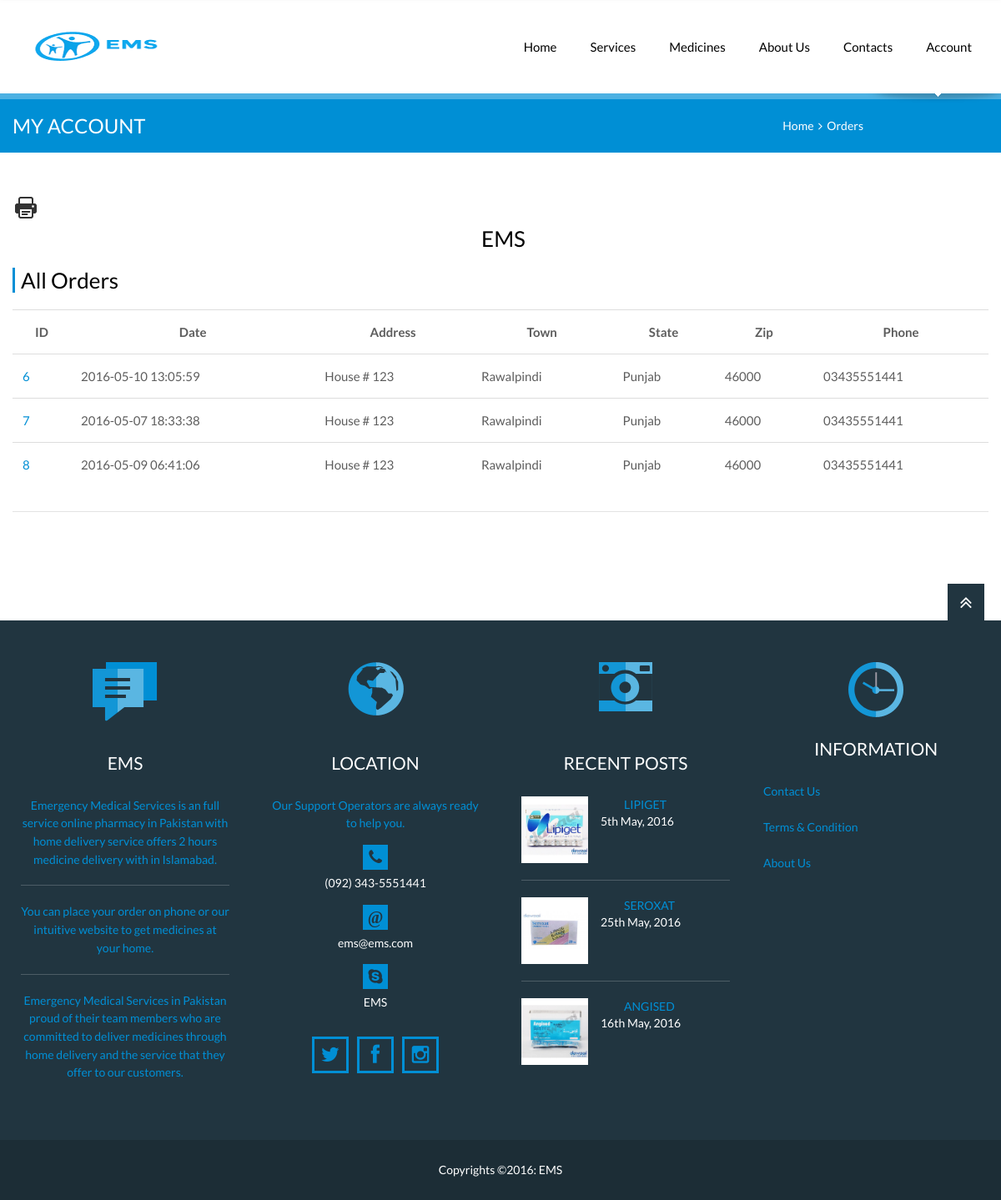
Screenshot of /orders_view.php with the database file from the repository.
### tables this page shows
CREATE TABLE IF NOT EXISTS `order` (
  `o_id` int(11) NOT NULL,
  `u_id` int(11) NOT NULL,
  `date` datetime NOT NULL,
  `status` int(11) NOT NULL,
  `address` text NOT NULL,
  `town` text NOT NULL,
  `state` text NOT NULL,
  `zip` text NOT NULL,
  `phone` text NOT NULL,
  `reor` int(11) NOT NULL
);

CREATE TABLE IF NOT EXISTS `medicine` (
  `m_id` int(11) NOT NULL,
  `name` text NOT NULL,
  `c_id` int(11) NOT NULL,
  `issue_date` date NOT NULL,
  `exp_date` date NOT NULL,
  `type` int(11) NOT NULL,
  `mg` text NOT NULL,
  `descr` text NOT NULL,
  `price` text NOT NULL,
  `image` text NOT NULL,
  `datetime` datetime NOT NULL,
  `status` int(11) NOT NULL,
  `formula` text NOT NULL
);

### orders_view.php (the view, shortened to what this page needs)
<?php include_once('conn/db.php');
include_once("functions.php");
?>
<!DOCTYPE html>
<html>
<head>
		<?php include('scripts.php'); ?>
	</head>
	<body>
		<div class="page">
		<?php include('header.php'); ?>
			<section class="page-title">
				<div class="grid-row clearfix">
					<h1>My Account</h1>
					<nav class="bread-crumbs">
						<a href="index.php">Home</a>&nbsp;&nbsp;<i class="fa fa-angle-right"></i>&nbsp;
						<a href="#">Orders</a>
					</nav>
				</div>
			</section>
			<main class="page-content vc_responsive">
				<div class="grid-row">
						<div class="widget pricing-table wpb_content_element">
						<button onclick="window.print();" id="bprint"> <img src="img/print.png" alt="Print" /> </button>
							<div class="widget-title" style="text-align: center;border-left-style: none;">EMS</div>
							<div class="widget-title">All Orders</div>
								<table>
								<tr>
								<th>ID</th>
								<th>Date</th>
								<th>Address</th>
								<th>Town</th>
								<th>State</th>
								<th>Zip</th>
								<th>Phone</th>
								</tr>
								<?php
								$qryu = "SELECT * FROM `order`";
								$resultu = mysql_query($qryu, $dbconfig) or die(mysql_error());
								while($rowss = mysql_fetch_assoc($resultu))
								{
								$o_id = $rowss["o_id"];
								$orderdate = $rowss["date"];
								$address = $rowss["address"];
								$town = $rowss["town"];
								$state = $rowss["state"];
								$phone = $rowss["phone"];
								$zip = $rowss["zip"];
								 ?>
								<tr>
								<td><a href="cart_summary_adm.php?o_id=<?php echo $o_id; ?>"><?php echo $o_id; ?></a></td>
								<td><?php echo $orderdate; ?></td>
								<td><?php echo $address; ?></td>
								<td><?php echo $town; ?></td>
								<td><?php echo $state; ?></td>
								<td><?php echo $zip; ?></td>
								<td><?php echo $phone; ?></td>
								</tr>
								<?php } ?>
								</table>
						</div>
						<div class="grid-row-sep"></div>
				</div>
			</main>
			<?php include('footer.php'); ?>
		</div>
	</body>
</html>

### footer.php (shortened to what this page needs)
	<footer class="page-footer">
		<a href="#" id="top-link" class="top-link"><i class="fa fa-angle-double-up"></i></a>
		<div class="grid-row">
			<div class="grid-col grid-col-3">
				<section class="widget-alt last-news">
					<div class="widget-icon"></div>
					<div class="widget-title">EMS</div>
					<ul>
						<li>Emergency Medical Services is an full service online pharmacy in Pakistan with home delivery service offers 2 hours medicine delivery with in Islamabad. </li>
						<li>You can place your order on phone or our intuitive website to get medicines at your home.</li>
						<li>Emergency Medical Services in Pakistan proud of their team members who are committed to deliver medicines through home delivery and the service that they offer to our customers.</li>
					</ul>
				</section>
			</div>
			<div class="grid-col grid-col-3">
				<section class="widget-alt location">
					<div class="widget-icon"></div>
					<div class="widget-title">Location</div>
					<address>Our Support Operators are always ready to help you.</address>
					<ul>
						<li><i class="fa fa-phone"></i>(092) 343-5551441</li>
						<li><i class="fa fa-at">@</i>ems@ems.com</li>
						<li><i class="fa fa-skype"></i>EMS</li>
					</ul>
					<nav>
						<a href="#" class="fa fa-twitter"></a>
						<a href="#" class="fa fa-facebook"></a>
						<a href="#" class="fa fa-instagram"></a>
					</nav>
				</section>
			</div>
			<div class="grid-col grid-col-3">
				<section class="widget-alt recent-posts">
					<div class="widget-icon"></div>
					<div class="widget-title">Recent Posts</div>
					<ul>
					<?php
					$qry = "SELECT * FROM medicine order by m_id desc Limit 3";
$results = mysql_query($qry);
while($rows = mysql_fetch_assoc($results))
{
	$m_id = $rows["m_id"];
	$name = $rows["name"];
	$image = $rows["image"];
	$date = $rows["datetime"];
		?>
						<li>
							<a href="medicine_detail.php?m_id=<?php echo $m_id; ?>"><img src="<?php if($image=="uploaded_files/"){ echo "img/medicine-icon.jpg"; } else { echo $image; } ?>" width="80" height="80" alt=""></a>
							<p><a href="medicine_detail.php?m_id=<?php echo $m_id; ?>"><?php echo $name; ?></a><br><?php echo date("jS F, Y", strtotime("$date")); ?></p>
						</li>
<?php } ?>
					</ul>
				</section>
			</div>
			<div class="grid-col grid-col-3">
				<section class="widget-alt work-time">
					<div class="widget-icon"></div>
					<div class="widget-title">Information</div>
					<ul>
					<li><a href="contacts.php">Contact Us</a></li>
					<li><a href="#">&nbsp;</a></li>
					<li><a href="#">Terms & Condition</a></li>
					<li><a href="#">&nbsp;</a></li>
					<li><a href="about-us.php">About Us</a></li>
					<li><a href="#">&nbsp;</a></li>
					</ul>
				</section>
			</div>
		</div>
	</footer>
	<div class="copyrights">Copyrights ©2016: EMS </div>

### css/color-blue.css (style rules this page uses)
a { color: #008fd5; }
.page-title { border-top-color: #4db1e2; background-color: #008fd5; }
.widget-title { border-left-color: #008fd5; }
.page-footer { color: #008fd5; }
.last-news .widget-icon { background-image: url(../img/blue/last-news.png); }
.location li i { background: #008fd5; }
.location nav a { border: 3px solid #008fd5; color: #008fd5; }
.location .widget-icon { background-image: url(../img/blue/location.png); }
.recent-posts .widget-icon { background-image: url(../img/blue/recent-posts.png); }
.work-time .widget-icon { background-image: url(../img/blue/work-time.png); }

### orders_view.php (style rules this page uses)
table { width: 100%; max-width: 100%; margin-bottom: 20px; }
td { padding: 12px; line-height: 28px; vertical-align: top; border-top: 1px solid #ddd; font-size: 15px; color: #5d5d5d; }
th { padding: 12px; line-height: 28px; vertical-align: top; border-top: 1px solid #ddd; font-size: 15px; font-weight: bold; color: #5d5d5d; }

### rows the page displays
order: o_id "6", date "2016-05-10 13:05:59", address "House # 123", town "Rawalpindi", state "Punjab", zip "46000", phone "03435551441"
order: o_id "7", date "2016-05-07 18:33:38", address "House # 123", town "Rawalpindi", state "Punjab", zip "46000", phone "03435551441"
order: o_id "8", date "2016-05-09 06:41:06", address "House # 123", town "Rawalpindi", state "Punjab", zip "46000", phone "03435551441"
medicine: image (picture), name "LIPIGET", datetime "5th May, 2016"
medicine: image (picture), name "SEROXAT", datetime "25th May, 2016"
medicine: image (picture), name "ANGISED", datetime "16th May, 2016"
